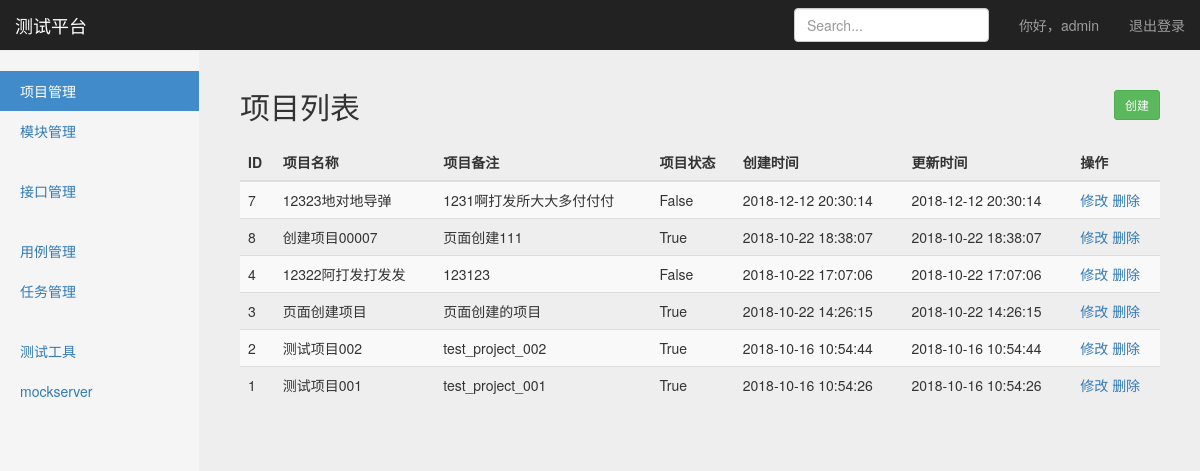
Page /project/project_manage/ (signed in) on the earlier database version.
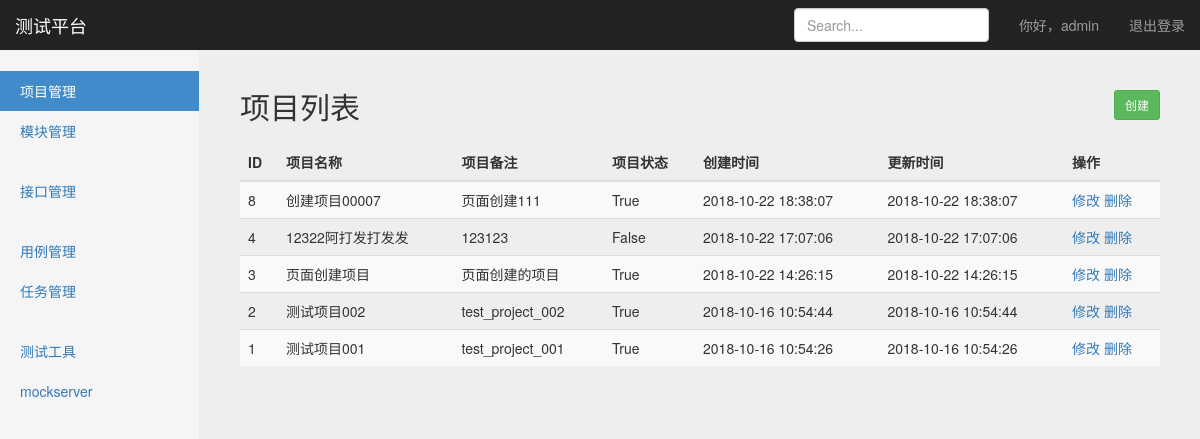
Same page on the later database version.
### project_app/models.py (models this page shows, shortened)
class Project(models.Model):
    name = models.CharField('项目名称', max_length=100, blank=False, null=True)
    describe = models.TextField('备注', default='')
    status = models.BooleanField('状态', default=True)
    create_time = models.DateTimeField('创建时间', auto_now=True)
    update_time = models.DateTimeField('更新时间', auto_now=True)

### project_app/views/project_manage_views.py (the view)
# urls.py: path('project_manage/', project_manage_views.project_manage), #项目管理
@login_required #判断用是否登录
def project_manage(request):
    username = request.session.get('user','') #用session替换cookie
    projects = Project.objects.order_by('-update_time') #查出项目，并按照更新时间倒序
    return render(request, 'project_manage/project_manage.html', {
        'user':username,
        'projects':projects,
        'type':'list'
    })

### templates/project_manage/project_manage.html (shortened to what this page needs)
{% extends 'base.html' %}
{% block head %}
    <div class="container-fluid">
      <div class="row">
        <div class="col-sm-3 col-md-2 sidebar">
          <ul class="nav nav-sidebar">
            <li class="active"><a href="/project/project_manage/">项目管理<span class="sr-only">(current)</span></a></li>
            <li><a href="/project/project_module/">模块管理</a></li>
          </ul>
          <ul class="nav nav-sidebar">
            <li><a href="">接口管理</a></li>
          </ul>
          <ul class="nav nav-sidebar">
            <li><a href="">用例管理</a></li>
            <li><a href="">任务管理</a></li>
          </ul>
          <ul class="nav nav-sidebar">
            <li><a href="">测试工具</a></li>
            <li><a href="">mockserver</a></li>
          </ul>
        </div>
      {% if type == 'list' %}
        <div class="col-sm-9 col-sm-offset-3 col-md-10 col-md-offset-2 main">
          <h2 class="sub-header">项目列表
            <button id="button_create" type="button" onclick="window.location.href='/project/project_manage_create/'" class="btn btn-sm btn-success" style="float:right">创建</button>
          </h2>
          <div class="table-responsive">
            <table class="table table-striped">
              <thead>
                <tr>
                  <th>ID</th>
                  <th>项目名称</th>
                  <th>项目备注</th>
                  <th>项目状态</th>
                  <th>创建时间</th>
                  <th>更新时间</th>
                  <th>操作</th>
                </tr>
              </thead>
              <tbody>
                {% for project in projects %}
                <tr>
                  <td>{{ project.id }}</td>
                  <td>{{ project.name }}</td>
                  <td>{{ project.describe }}</td>
                  <td>{{ project.status }}</td>
                  <td>{{ project.create_time|date:"Y-m-d H:i:s" }}</td>
                  <td>{{ project.update_time|date:"Y-m-d H:i:s" }}</td>
                  <td>
                      <a href="/project/project_manage_update/{{ project.id }}/">修改</a>
                      <a href="/project/project_manage_delete/{{ project.id }}/">删除</a>
                  </td>
                </tr>
                {% endfor %}
              </tbody>
            </table>
          </div>
        </div>
      {% endif %}
      </div>
    </div>
{% endblock %}

### templates/base.html (shortened to what this page needs)
<!DOCTYPE html>
<html lang="zh-CN">
  <head>
      {% load static %}
      <link href="{% static 'css/bootstrap.min.css' %}" rel="stylesheet" type="text/css">
      <link href="{%static 'css/signin.css'%}" rel="stylesheet" type="text/css">
      <link href="{% static 'css/dashboard.css' %}" rel="stylesheet" type="text/css">
  </head>
  <body>
    <nav class="navbar navbar-inverse navbar-fixed-top">
      <div class="container-fluid">
        <div class="navbar-header">
          <a class="navbar-brand" href="#">测试平台</a>
        </div>
        <div id="navbar" class="navbar-collapse collapse">
          <ul class="nav navbar-nav navbar-right">
              <li><a href="#">你好，{{ user }}</a></li>
              <li><a href="/logout/">退出登录</a></li>
          </ul>
          <form class="navbar-form navbar-right">
            <input type="text" class="form-control" placeholder="Search...">
          </form>
        </div>
      </div>
    </nav>
  {% block head %}
  {% endblock %}
  </body>
</html>

### static/css/signin.css (style rules this page uses)
body { padding-top: 40px; padding-bottom: 40px; background-color: #eee; }

### static/css/dashboard.css (style rules this page uses)
body { padding-top: 50px; }
.sub-header { padding-bottom: 10px; border-bottom: 1px solid #eee; }
.navbar-fixed-top { border: 0; }
.sidebar { display: none; }
@media (min-width: 768px) { .sidebar { position: fixed; top: 51px; bottom: 0; left: 0; z-index: 1000; display: block; padding: 20px; overflow-x: hidden; overflow-y: auto; background-color: #f5f5f5; border-right: 1px solid #eee; } }
.nav-sidebar { margin-right: -21px; margin-bottom: 20px; margin-left: -20px; }
.nav-sidebar > li > a { padding-right: 20px; padding-left: 20px; }
.nav-sidebar > .active > a, .nav-sidebar > .active > a:hover, .nav-sidebar > .active > a:focus { color: #fff; background-color: #428bca; }
.main { padding: 20px; }
@media (min-width: 768px) { .main { padding-right: 40px; padding-left: 40px; } }

Differences in the rows shown:
removed Project: id "7", name "12323地对地导弹", describe "1231啊打发所大大多付付付", status "False", create_time "2018-12-12 20:30:14", update_time "2018-12-12 20:30:14"
